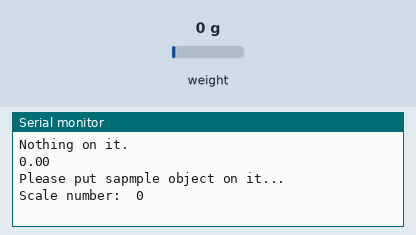
Recording of a sketch running on a simulated Arduino Uno, built with avr-gcc and run on an emulated ATmega328P. Parts: the last lines printed to the serial monitor. Inputs (shaded band) come from the test bench; at power-on: weight on the scale 0 g.

Above: at 3.2 s.
3.3 s: weight on the scale set to 100 g
At 4.6 s:
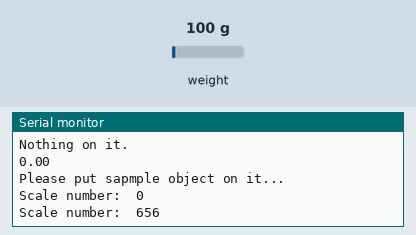
4.8 s: weight on the scale set to 1250 g
At 5.8 s:
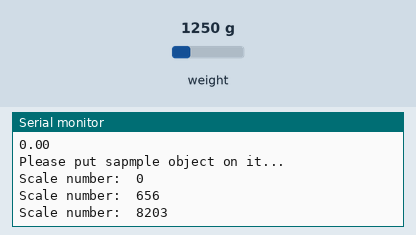
Timing chart, 0 to 7.8 s (numbered marks = the images above; inputs shaded):
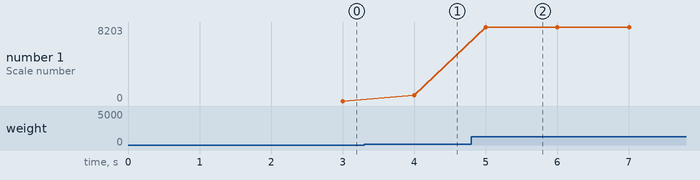

Measured:
- after the input at 3.3 s, the serial monitor: prints a new line after 0.70 s (image 1)
- after the input at 4.8 s, the serial monitor: prints a new line after 0.20 s (image 2)
- plotted number 1: 0 → 656 after the input at 3.3 s, 656 → 8203 after the input at 4.8 s

The sketch:

hx711_cal.ino
```cpp
/*
  本範例為HX711的校正程式

  需先安裝Bogdan Necula的HX711函式庫
  https://github.com/bogde/HX711

  傑森創工製作
  https://blog.jmaker.com.tw/hx711_set/
   */
#include "HX711.h"

// HX711 接線設定
const int DT_PIN = 12;
const int SCK_PIN = 14;
const int sample_weight = 64.8;  //基準物品的真實重量(公克)
// use Product 99D (2x2 case) for sample, scale factor is 1963

HX711 scale;

void setup() {
  Serial.begin(9600);
  scale.begin(DT_PIN, SCK_PIN);
  scale.set_scale();  // 開始取得比例參數
  scale.tare();
  Serial.println("Nothing on it.");
  Serial.println(scale.get_units(10));
  Serial.println("Please put sapmple object on it..."); //提示放上基準物品

}

void loop() {
  float current_weight=scale.get_units(10);  // 取得10次數值的平均
  float scale_factor=(current_weight/sample_weight);
  Serial.print("Scale number:  ");
  Serial.println(scale_factor,0);  // 顯示比例參數，記起來，以便用在正式的程式中
}
```
